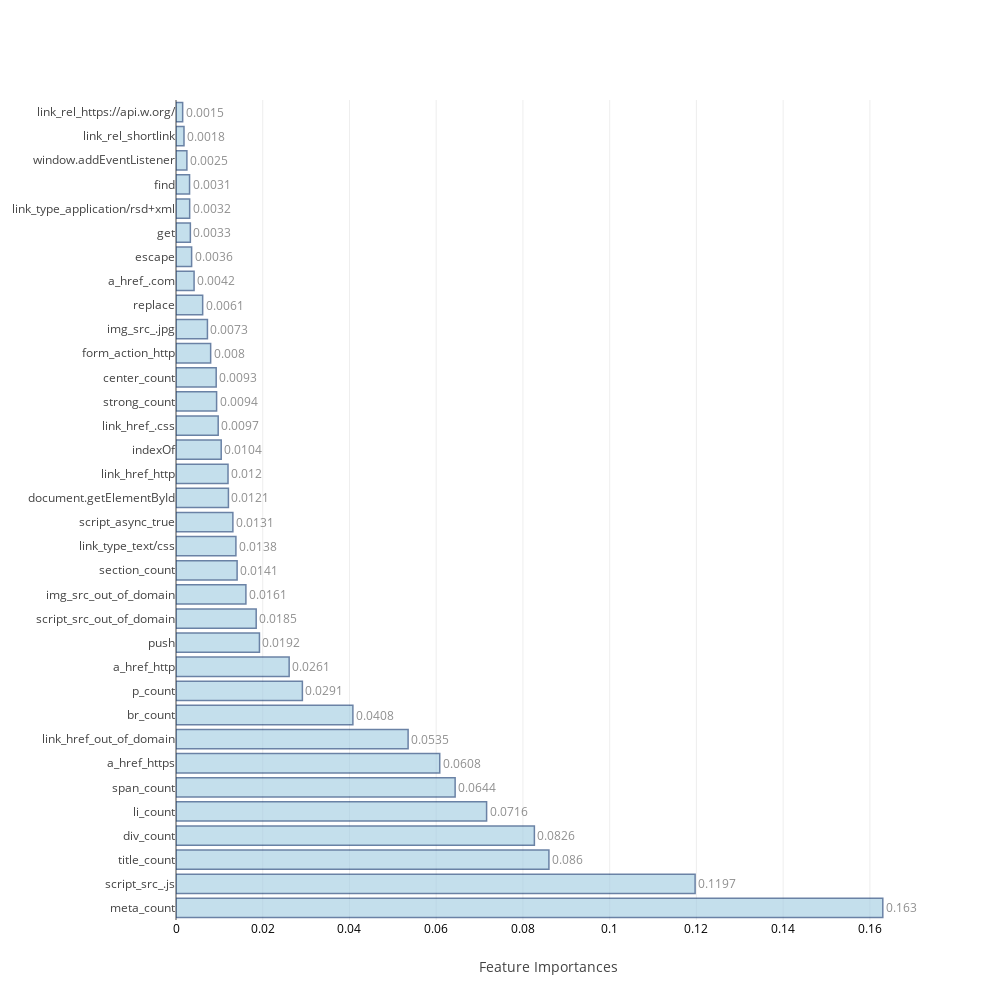
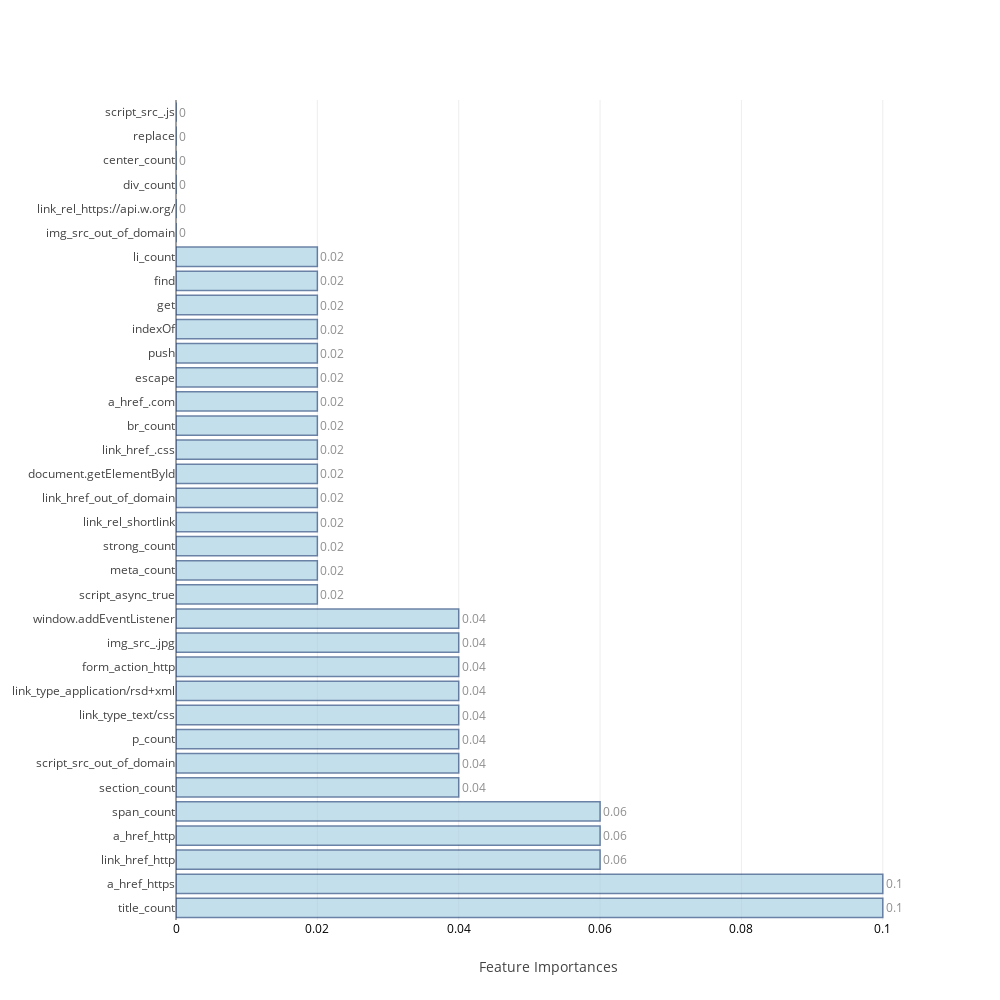
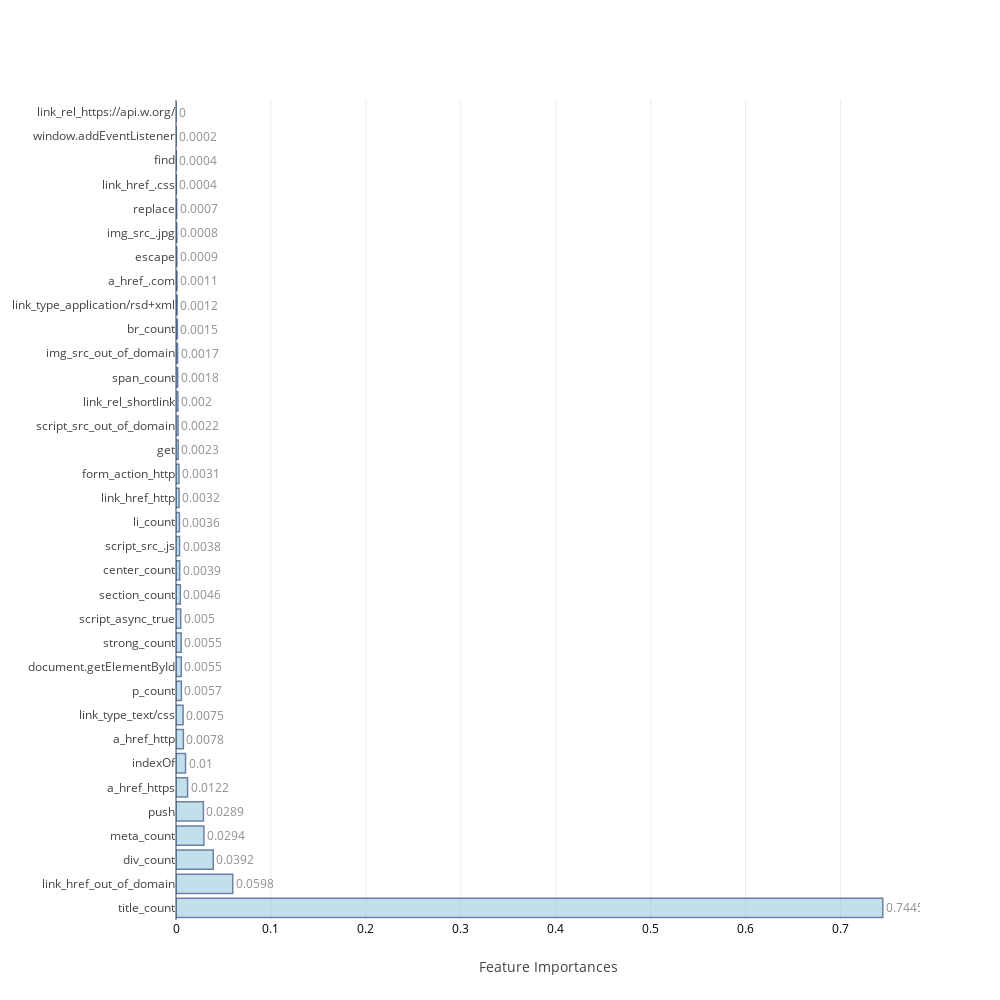
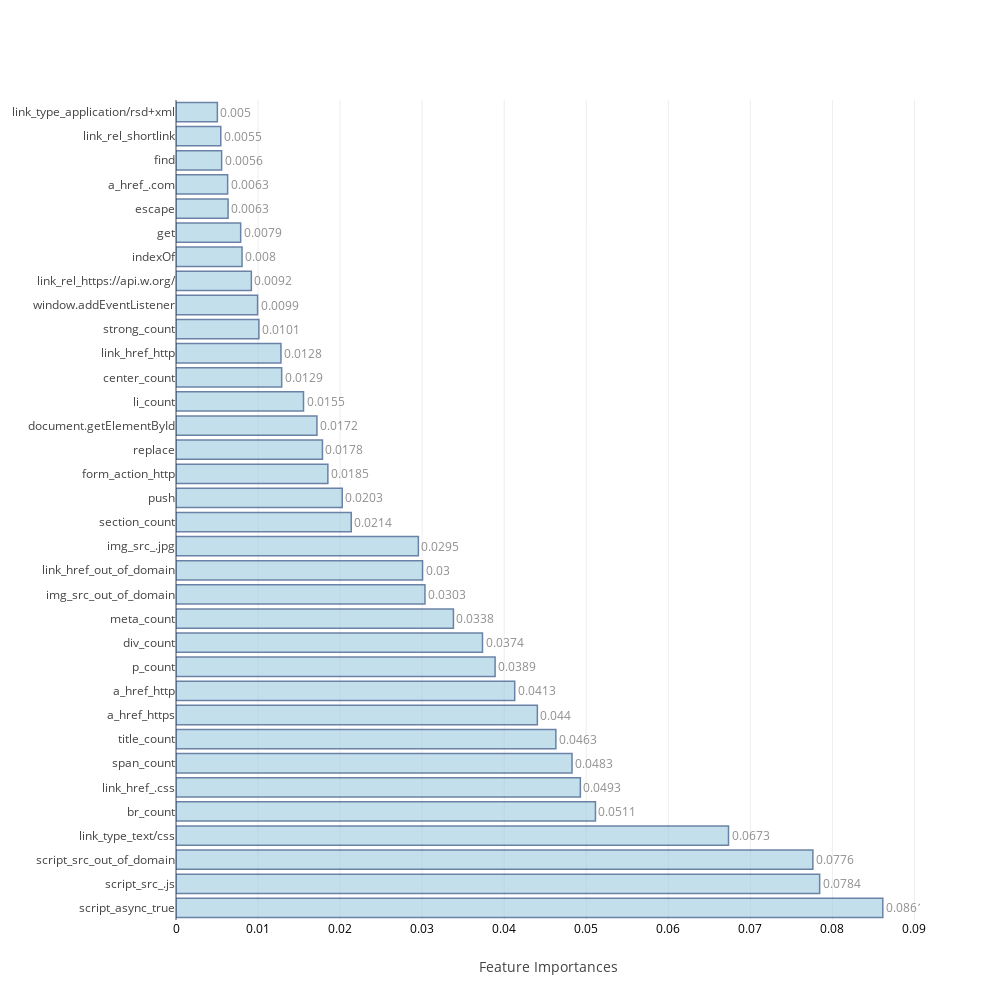

The notebook cell saved with these charts, in order:
### Code cell
ind_columns=['KNeighborsClassifier','LogisticRegression','RandomForestClassifier','AdaBoostClassifier',
             'GradientBoostingClassifier','ExtraTreeClassifier','BaggingClassifier','Neural Network-1']

f=[KNN_model,Logistic_model,RandomForest,AdaBoost,GradientBoosting, ExtraTree,Bagging,DeepLearning1]

## Table to store training and test measures
table_80_50_train=pd.DataFrame(columns=['accuracy','TP','TN','FP','FN','FPR','FNR'])
table_80_50_test=pd.DataFrame(columns=['accuracy','TP','TN','FP','FN','FPR','FNR','auc','MCC'])

feat_imp=[None]*4
j=0
for i in range(0,8):
    if i>=2 and i<=5:
        model,cm_train,cm_test,acc_train,acc_test,roc_auc,feat_imp[j],mcc=f[i](scaled_X_train,train_Y,scaled_X_test,test_Y,columns)
        j=j+1
    else:
        model,cm_train,cm_test,acc_train,acc_test,roc_auc,mcc=f[i](scaled_X_train,train_Y,scaled_X_test,test_Y)
    table_80_50_train.loc[i]=   ([acc_train,cm_train.TP,cm_train.TN,cm_train.FP,cm_train.FN,cm_train.FPR,cm_train.FNR])
    table_80_50_test.loc[i] =   ([acc_test ,cm_test.TP, cm_test.TN, cm_test.FP, cm_test.FN, cm_test.FPR, cm_test.FNR,roc_auc,mcc])
    print("\n")

### Figure 1 — Plotly figure (JSON) as saved in the notebook; plotly's stock layout.template omitted (floating-point values rounded to 4 significant figures)
{"data": [{"marker": {"color": "rgb(158,202,225)", "line": {"color": "rgb(8,48,107)", "width": 1.5}}, "opacity": 0.6, "orientation": "h", "text": [0.163, 0.1197, 0.086, 0.0826, 0.0716, 0.0644, 0.0608, 0.0535, 0.0408, 0.0291, 0.0261, 0.0192, 0.0185, 0.0161, 0.0141, 0.0138, 0.0131, 0.0121, 0.012, 0.0104, 0.0097, 0.0094, 0.0093, 0.008, 0.0073, 0.0061, 0.0042, 0.0036, 0.0033, 0.0032, 0.0031, 0.0025, 0.0018, 0.0015], "textposition": "outside", "type": "bar", "uid": "8832dcd8-6887-46cc-9145-d66acb698c87", "x": [0.163, 0.1197, 0.08599, 0.08264, 0.07162, 0.06436, 0.06081, 0.05352, 0.04078, 0.02914, 0.02609, 0.01924, 0.01849, 0.01612, 0.01409, 0.01381, 0.01311, 0.01209, 0.01199, 0.01043, 0.009728, 0.009361, 0.009267, 0.007989, 0.00725, 0.00615, 0.004169, 0.003602, 0.00331, 0.003151, 0.003129, 0.002512, 0.001843, 0.001536], "y": ["meta_count", "script_src_.js", "title_count", "div_count", "li_count", "span_count", "a_href_https", "link_href_out_of_domain", "br_count", "p_count", "a_href_http", "push", "script_src_out_of_domain", "img_src_out_of_domain", "section_count", "link_type_text/css", "script_async_true", "document.getElementById", "link_href_http", "indexOf", "link_href_.css", "strong_count", "center_count", "form_action_http", "img_src_.jpg", "replace", "a_href_.com", "escape", "get", "link_type_application/rsd+xml", "find", "window.addEventListener", "link_rel_shortlink", "link_rel_https://api.w.org/"]}], "layout": {"autosize": false, "height": 1000, "width": 1000, "xaxis": {"tickfont": {"color": "black", "size": 12}, "title": "Feature Importances"}, "yaxis": {"automargin": true}}}

### Figure 2 — Plotly figure (JSON) as saved in the notebook; plotly's stock layout.template omitted (floating-point values rounded to 4 significant figures)
{"data": [{"marker": {"color": "rgb(158,202,225)", "line": {"color": "rgb(8,48,107)", "width": 1.5}}, "opacity": 0.6, "orientation": "h", "text": [0.1, 0.1, 0.06, 0.06, 0.06, 0.04, 0.04, 0.04, 0.04, 0.04, 0.04, 0.04, 0.04, 0.02, 0.02, 0.02, 0.02, 0.02, 0.02, 0.02, 0.02, 0.02, 0.02, 0.02, 0.02, 0.02, 0.02, 0.02, 0, 0, 0, 0, 0, 0], "textposition": "outside", "type": "bar", "uid": "41951bf2-0f86-4637-83f4-8d6844ed9c50", "x": [0.1, 0.1, 0.06, 0.06, 0.06, 0.04, 0.04, 0.04, 0.04, 0.04, 0.04, 0.04, 0.04, 0.02, 0.02, 0.02, 0.02, 0.02, 0.02, 0.02, 0.02, 0.02, 0.02, 0.02, 0.02, 0.02, 0.02, 0.02, 0, 0, 0, 0, 0, 0], "y": ["title_count", "a_href_https", "link_href_http", "a_href_http", "span_count", "section_count", "script_src_out_of_domain", "p_count", "link_type_text/css", "link_type_application/rsd+xml", "form_action_http", "img_src_.jpg", "window.addEventListener", "script_async_true", "meta_count", "strong_count", "link_rel_shortlink", "link_href_out_of_domain", "document.getElementById", "link_href_.css", "br_count", "a_href_.com", "escape", "push", "indexOf", "get", "find", "li_count", "img_src_out_of_domain", "link_rel_https://api.w.org/", "div_count", "center_count", "replace", "script_src_.js"]}], "layout": {"autosize": false, "height": 1000, "width": 1000, "xaxis": {"tickfont": {"color": "black", "size": 12}, "title": "Feature Importances"}, "yaxis": {"automargin": true}}}

### Figure 3 — Plotly figure (JSON) as saved in the notebook; plotly's stock layout.template omitted (floating-point values rounded to 4 significant figures)
{"data": [{"marker": {"color": "rgb(158,202,225)", "line": {"color": "rgb(8,48,107)", "width": 1.5}}, "opacity": 0.6, "orientation": "h", "text": [0.7445, 0.0598, 0.0392, 0.0294, 0.0289, 0.0122, 0.01, 0.0078, 0.0075, 0.0057, 0.0055, 0.0055, 0.005, 0.0046, 0.0039, 0.0038, 0.0036, 0.0032, 0.0031, 0.0023, 0.0022, 0.002, 0.0018, 0.0017, 0.0015, 0.0012, 0.0011, 0.0009, 0.0008, 0.0007, 0.0004, 0.0004, 0.0002, 0], "textposition": "outside", "type": "bar", "uid": "528b5741-c532-4d49-bea3-e2e70da5c214", "x": [0.7445, 0.05977, 0.03924, 0.02938, 0.02889, 0.0122, 0.01004, 0.007783, 0.007468, 0.005651, 0.005549, 0.005485, 0.004958, 0.004564, 0.003875, 0.00375, 0.003605, 0.003233, 0.003074, 0.002311, 0.002156, 0.001979, 0.001823, 0.001666, 0.001499, 0.001195, 0.001051, 0.000861, 0.0008325, 0.0006748, 0.00038, 0.0003514, 0.0001532, 6.027e-06], "y": ["title_count", "link_href_out_of_domain", "div_count", "meta_count", "push", "a_href_https", "indexOf", "a_href_http", "link_type_text/css", "p_count", "document.getElementById", "strong_count", "script_async_true", "section_count", "center_count", "script_src_.js", "li_count", "link_href_http", "form_action_http", "get", "script_src_out_of_domain", "link_rel_shortlink", "span_count", "img_src_out_of_domain", "br_count", "link_type_application/rsd+xml", "a_href_.com", "escape", "img_src_.jpg", "replace", "link_href_.css", "find", "window.addEventListener", "link_rel_https://api.w.org/"]}], "layout": {"autosize": false, "height": 1000, "width": 1000, "xaxis": {"tickfont": {"color": "black", "size": 12}, "title": "Feature Importances"}, "yaxis": {"automargin": true}}}

### Figure 4 — Plotly figure (JSON) as saved in the notebook; plotly's stock layout.template omitted (floating-point values rounded to 4 significant figures)
{"data": [{"marker": {"color": "rgb(158,202,225)", "line": {"color": "rgb(8,48,107)", "width": 1.5}}, "opacity": 0.6, "orientation": "h", "text": [0.0861, 0.0784, 0.0776, 0.0673, 0.0511, 0.0493, 0.0483, 0.0463, 0.044, 0.0413, 0.0389, 0.0374, 0.0338, 0.0303, 0.03, 0.0295, 0.0214, 0.0203, 0.0185, 0.0178, 0.0172, 0.0155, 0.0129, 0.0128, 0.0101, 0.0099, 0.0092, 0.008, 0.0079, 0.0063, 0.0063, 0.0056, 0.0055, 0.005], "textposition": "outside", "type": "bar", "uid": "42664b27-5b24-4c8d-8857-da8f8a91447b", "x": [0.08614, 0.07844, 0.07762, 0.06734, 0.05112, 0.04928, 0.04826, 0.04629, 0.04404, 0.04128, 0.03889, 0.03735, 0.03381, 0.03034, 0.03005, 0.02954, 0.02136, 0.02026, 0.01851, 0.01785, 0.01718, 0.01554, 0.01288, 0.01279, 0.01011, 0.009944, 0.009183, 0.008049, 0.00788, 0.006345, 0.006293, 0.005562, 0.005458, 0.005042], "y": ["script_async_true", "script_src_.js", "script_src_out_of_domain", "link_type_text/css", "br_count", "link_href_.css", "span_count", "title_count", "a_href_https", "a_href_http", "p_count", "div_count", "meta_count", "img_src_out_of_domain", "link_href_out_of_domain", "img_src_.jpg", "section_count", "push", "form_action_http", "replace", "document.getElementById", "li_count", "center_count", "link_href_http", "strong_count", "window.addEventListener", "link_rel_https://api.w.org/", "indexOf", "get", "escape", "a_href_.com", "find", "link_rel_shortlink", "link_type_application/rsd+xml"]}], "layout": {"autosize": false, "height": 1000, "width": 1000, "xaxis": {"tickfont": {"color": "black", "size": 12}, "title": "Feature Importances"}, "yaxis": {"automargin": true}}}
